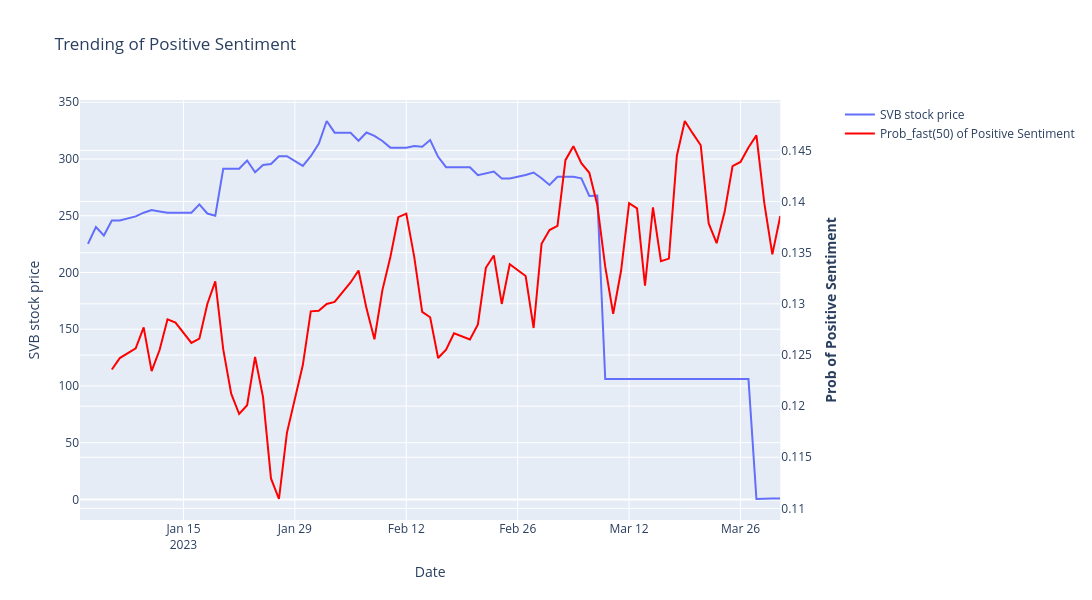

Notebook code cell kept with this figure:
### Code cell
# Create figure with secondary y-axis
fig = make_subplots(specs=[[{"secondary_y": True}]])
r=4
# Add traces
fig.add_trace(
    go.Scatter(x=test['publish time'], y=test.svb_close_price, name='SVB stock price', mode='lines'),secondary_y=False)

fig.add_trace(
    go.Scatter(x=test_gp_prob_fast.index, y=test_gp_prob_fast['mean'], name='Prob_fast(50) of Positive Sentiment', mode='lines',  line=dict(color='red')),secondary_y=True)


# Add figure title
fig.update_layout(
    title_text="Trending of Positive Sentiment ",
    width=1200,
    height=600,
)

# Set x-axis title
fig.update_xaxes(title_text="Date")

# Set y-axes titles
fig.update_yaxes(title_text="SVB stock price ", secondary_y=False)
fig.update_yaxes(title_text="<b>Prob of Positive Sentiment</b>", secondary_y=True)

fig.show()

### Figure 1 — Plotly figure (JSON) as saved in the notebook; plotly's stock layout.template omitted (floating-point values rounded to 4 significant figures; data arrays with more than 128 entries replaced by an {"elided": "..."} marker saying what was removed)
{"data": [{"mode": "lines", "name": "SVB stock price", "type": "scatter", "x": {"elided": "2442 str values"}, "xaxis": "x", "y": {"elided": "2442 float values"}, "yaxis": "y"}, {"line": {"color": "red"}, "mode": "lines", "name": "Prob_fast(50) of Positive Sentiment", "type": "scatter", "x": ["2023-01-02T00:00:00", "2023-01-03T00:00:00", "2023-01-04T00:00:00", "2023-01-05T00:00:00", "2023-01-06T00:00:00", "2023-01-07T00:00:00", "2023-01-09T00:00:00", "2023-01-10T00:00:00", "2023-01-11T00:00:00", "2023-01-12T00:00:00", "2023-01-13T00:00:00", "2023-01-14T00:00:00", "2023-01-16T00:00:00", "2023-01-17T00:00:00", "2023-01-18T00:00:00", "2023-01-19T00:00:00", "2023-01-20T00:00:00", "2023-01-21T00:00:00", "2023-01-22T00:00:00", "2023-01-23T00:00:00", "2023-01-24T00:00:00", "2023-01-25T00:00:00", "2023-01-26T00:00:00", "2023-01-27T00:00:00", "2023-01-28T00:00:00", "2023-01-30T00:00:00", "2023-01-31T00:00:00", "2023-02-01T00:00:00", "2023-02-02T00:00:00", "2023-02-03T00:00:00", "2023-02-04T00:00:00", "2023-02-05T00:00:00", "2023-02-06T00:00:00", "2023-02-07T00:00:00", "2023-02-08T00:00:00", "2023-02-09T00:00:00", "2023-02-10T00:00:00", "2023-02-11T00:00:00", "2023-02-12T00:00:00", "2023-02-13T00:00:00", "2023-02-14T00:00:00", "2023-02-15T00:00:00", "2023-02-16T00:00:00", "2023-02-17T00:00:00", "2023-02-18T00:00:00", "2023-02-20T00:00:00", "2023-02-21T00:00:00", "2023-02-22T00:00:00", "2023-02-23T00:00:00", "2023-02-24T00:00:00", "2023-02-25T00:00:00", "2023-02-27T00:00:00", "2023-02-28T00:00:00", "2023-03-01T00:00:00", "2023-03-02T00:00:00", "2023-03-03T00:00:00", "2023-03-04T00:00:00", "2023-03-05T00:00:00", "2023-03-06T00:00:00", "2023-03-07T00:00:00", "2023-03-08T00:00:00", "2023-03-09T00:00:00", "2023-03-10T00:00:00", "2023-03-11T00:00:00", "2023-03-12T00:00:00", "2023-03-13T00:00:00", "2023-03-14T00:00:00", "2023-03-15T00:00:00", "2023-03-16T00:00:00", "2023-03-17T00:00:00", "2023-03-18T00:00:00", "2023-03-19T00:00:00", "2023-03-20T00:00:00", "2023-03-21T00:00:00", "2023-03-22T00:00:00", "2023-03-23T00:00:00", "2023-03-24T00:00:00", "2023-03-25T00:00:00", "2023-03-26T00:00:00", "2023-03-27T00:00:00", "2023-03-28T00:00:00", "2023-03-29T00:00:00", "2023-03-30T00:00:00", "2023-03-31T00:00:00"], "xaxis": "x", "y": [null, null, null, null, 0.1236, 0.1247, 0.1256, 0.1277, 0.1234, 0.1255, 0.1285, 0.1282, 0.1262, 0.1266, 0.13, 0.1322, 0.1256, 0.1212, 0.1192, 0.1201, 0.1248, 0.1209, 0.1129, 0.1109, 0.1174, 0.124, 0.1293, 0.1293, 0.13, 0.1302, 0.1312, 0.1321, 0.1333, 0.1296, 0.1265, 0.1313, 0.1346, 0.1385, 0.1388, 0.1346, 0.1292, 0.1287, 0.1247, 0.1255, 0.1271, 0.1265, 0.128, 0.1335, 0.1347, 0.13, 0.1339, 0.1327, 0.1276, 0.1359, 0.1372, 0.1376, 0.144, 0.1454, 0.1437, 0.1428, 0.1397, 0.1336, 0.129, 0.1333, 0.1398, 0.1393, 0.1318, 0.1394, 0.1342, 0.1344, 0.1445, 0.1479, 0.1467, 0.1455, 0.1379, 0.1359, 0.139, 0.1435, 0.1439, 0.1453, 0.1465, 0.1398, 0.1348, 0.1386], "yaxis": "y2"}], "layout": {"height": 600, "title": {"text": "Trending of Positive Sentiment "}, "width": 1200, "xaxis": {"anchor": "y", "domain": [0, 0.94], "title": {"text": "Date"}}, "yaxis": {"anchor": "x", "domain": [0, 1], "title": {"text": "SVB stock price "}}, "yaxis2": {"anchor": "x", "overlaying": "y", "side": "right", "title": {"text": "<b>Prob of Positive Sentiment</b>"}}}}
